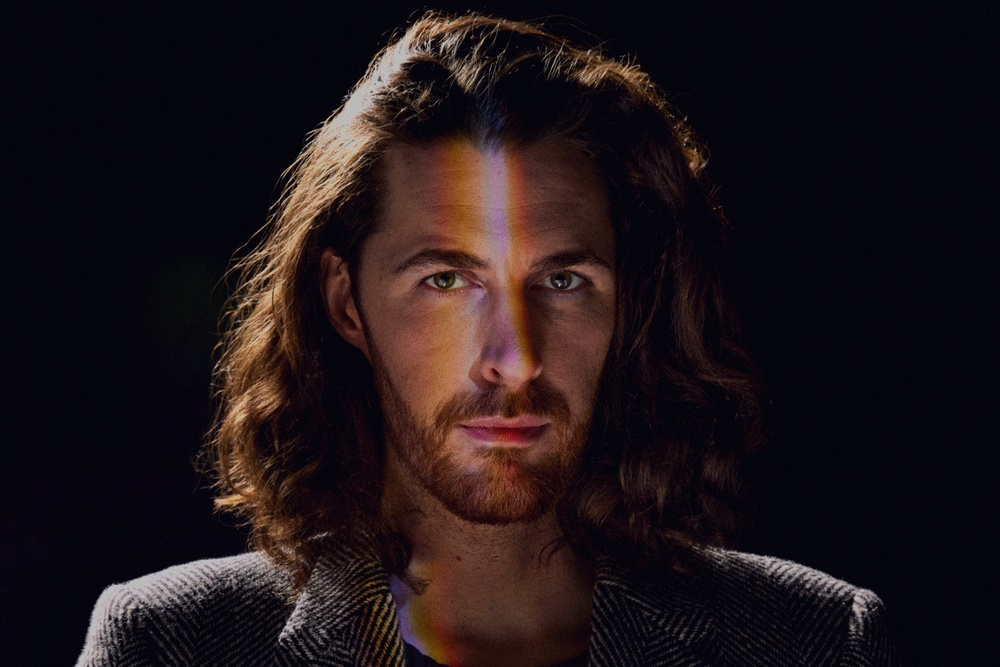
#> input picture face_attendance_project/data/train/alex/1.jpg, 1000 x 667 px, shrunk from 4770 x 3181 before the run; its folder holds only this picture in this run
$ python augment_data.py
#> lines starting #> are read from the running program, lines starting #| are printed output that depends on the picture
import cv2
import os
import numpy as np

def augment_image(image):
    aug_imgs = []

    # Flip horizontally
    aug_imgs.append(cv2.flip(image, 1))

    # Rotate slightly
    for angle in [-15, 15]:
        h, w = image.shape
        M = cv2.getRotationMatrix2D((w//2, h//2), angle, 1)
        rotated = cv2.warpAffine(image, M, (w, h))
        aug_imgs.append(rotated)

    # Brightness adjustment
    for factor in [0.8, 1.2]:  # Darker, brighter
        bright = np.clip(image * factor, 0, 255).astype(np.uint8)
        aug_imgs.append(bright)

    return aug_imgs

def augment_dataset(data_dir="data/train"):
#> called with data_dir = 'data/train'
    for label in os.listdir(data_dir):
        person_dir = os.path.join(data_dir, label)
        if not os.path.isdir(person_dir):
            continue

        print(f"📂 Augmenting for: {label}")
        for img_name in os.listdir(person_dir):
            img_path = os.path.join(person_dir, img_name)
            img = cv2.imread(img_path, cv2.IMREAD_GRAYSCALE)
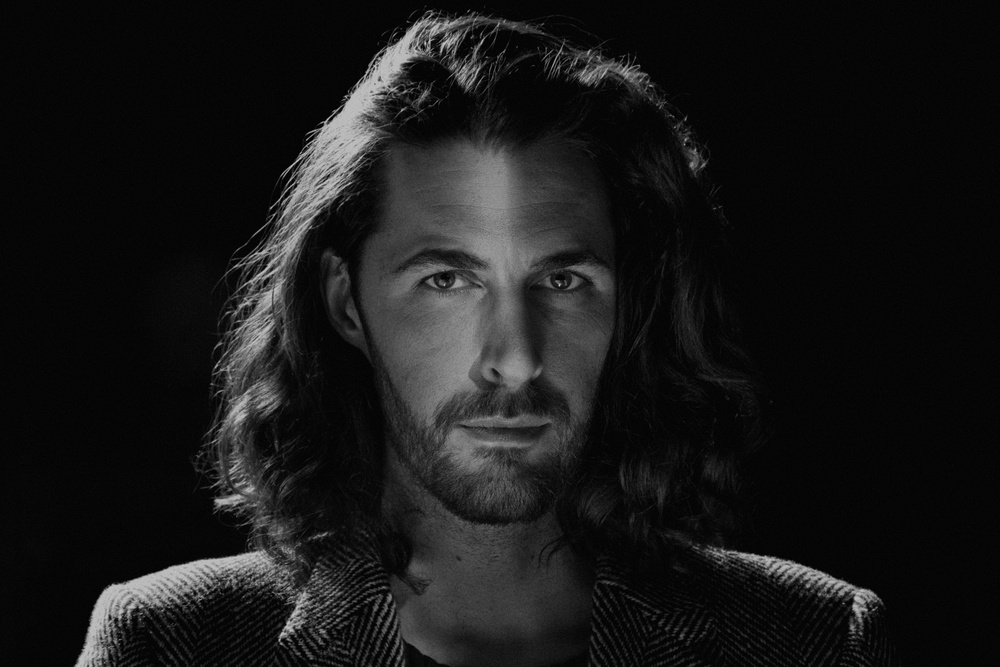
#> img: shape (667, 1000); min 0, max 204, mean 24
            if img is None:
                continue

            aug_images = augment_image(img)
#> the loop in augment_image, `for angle in [-15, 15]:` made 2 passes
#> pass 1, in augment_image, `rotated = cv2.warpAffine(image, M, (w, h))`:
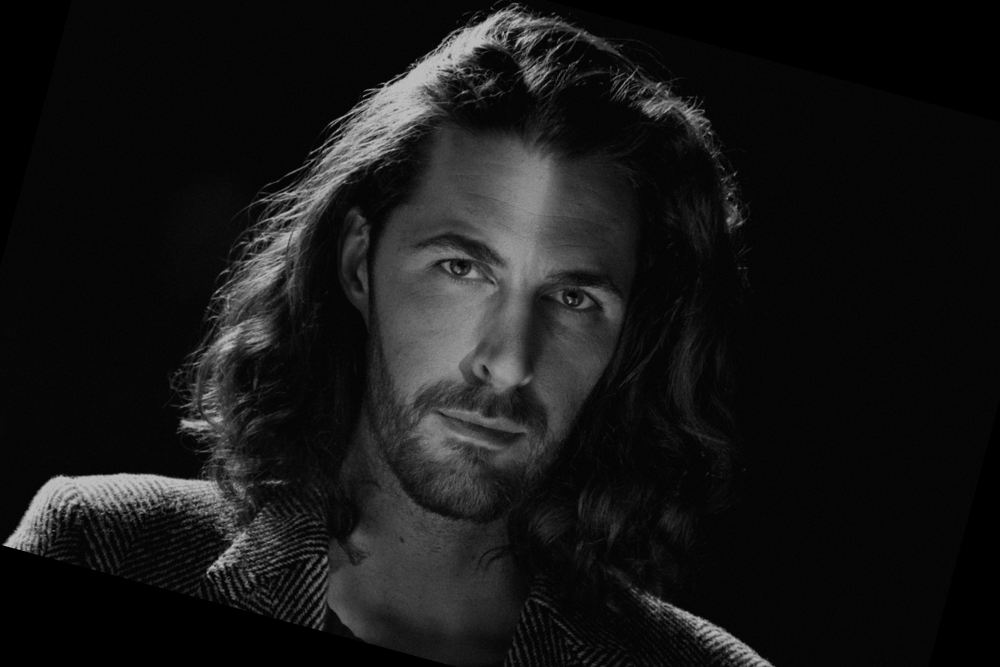
#> rotated: shape (667, 1000); min 0, max 195, mean 23
#> pass 2, in augment_image, `rotated = cv2.warpAffine(image, M, (w, h))`:
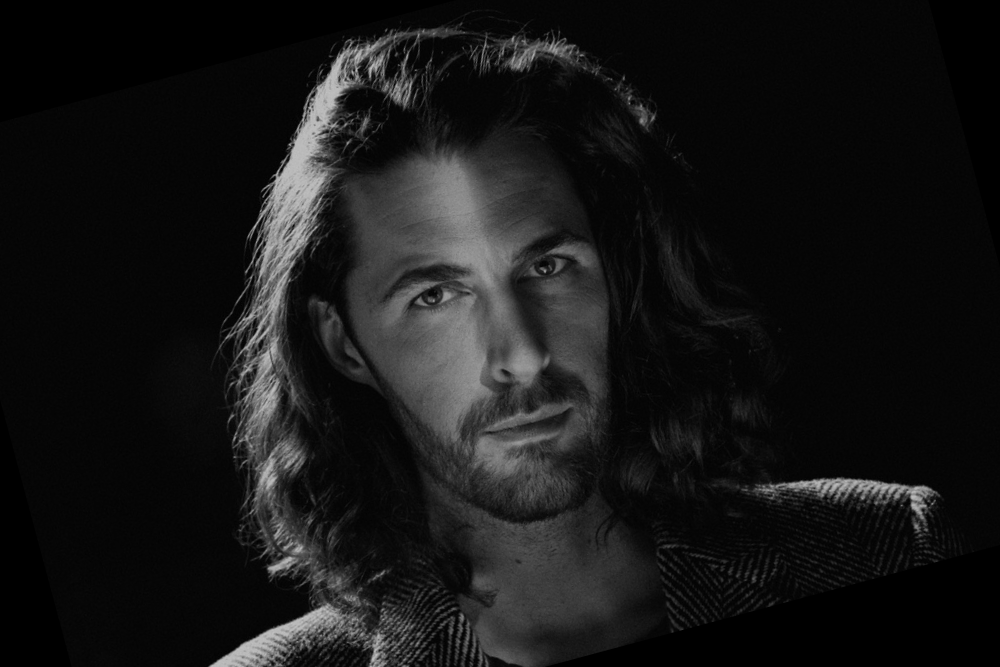
#> rotated: shape (667, 1000); min 0, max 194, mean 22.3
#> after the loop in augment_image, `for angle in [-15, 15]:`: aug_imgs = 3 items
#> the loop in augment_image, `for factor in [0.8, 1.2]:` made 2 passes
#> pass 1, in augment_image, `bright = np.clip(image * factor, 0, 255).astype(np.uint8)`:
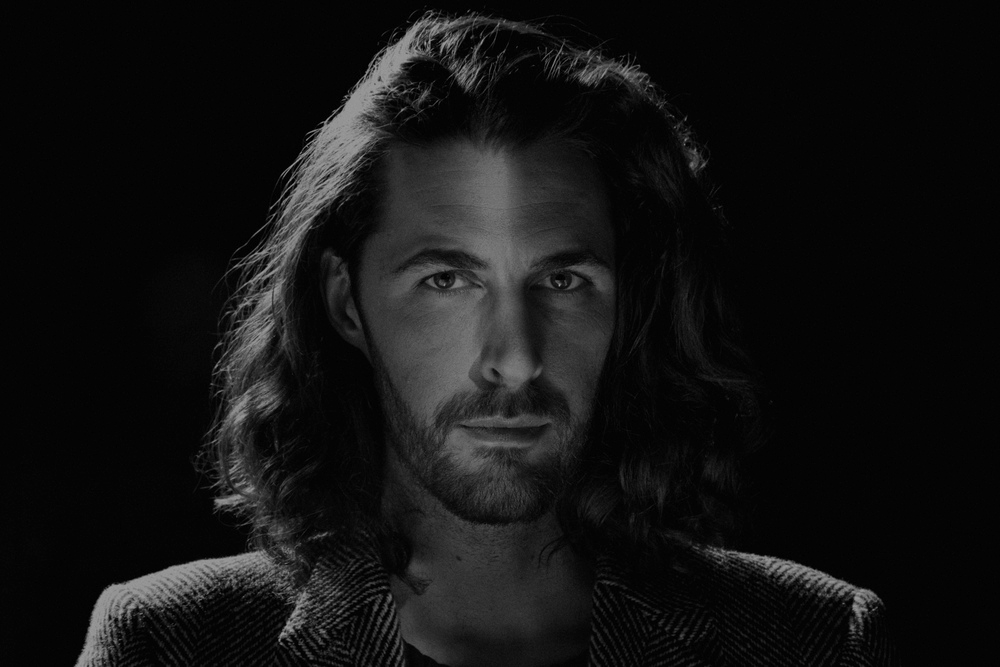
#> bright: shape (667, 1000); min 0, max 163, mean 18.8
#> pass 2, in augment_image, `bright = np.clip(image * factor, 0, 255).astype(np.uint8)`:
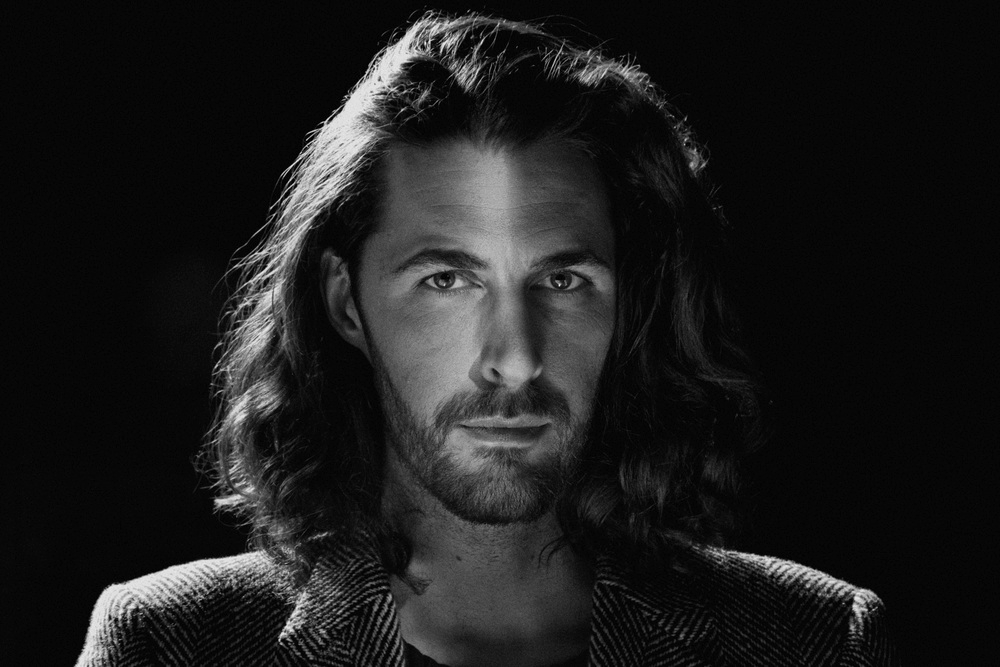
#> bright: shape (667, 1000); min 0, max 244, mean 28.4
#> after the loop in augment_image, `for factor in [0.8, 1.2]:`: aug_imgs = 5 items
#> aug_images = 5 items

            # Save augmented images
            for i, aug in enumerate(aug_images):
                out_path = os.path.join(person_dir, f"{img_name.split('.')[0]}_aug{i}.jpg")
                cv2.imwrite(out_path, aug)
#> this loop made 5 passes
#> pass 1, in augment_dataset, `cv2.imwrite(out_path, aug)`:
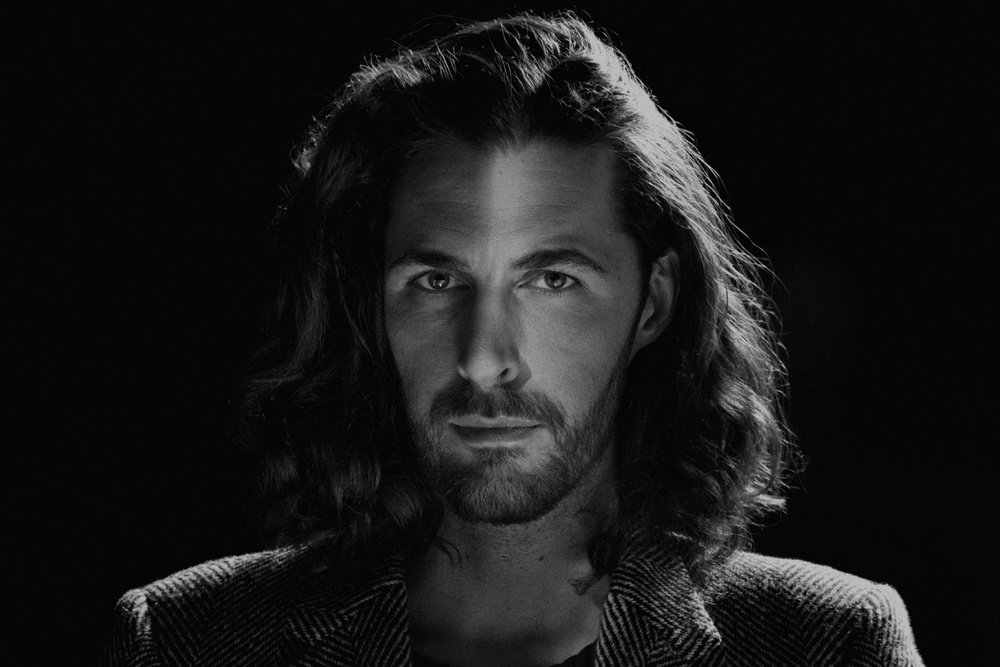
#> saved as 1_aug0.jpg: shape (667, 1000); min 0, max 204, mean 24

        print(f"✅ Done: {label}")
#> pass 2 of the loop in augment_dataset, `for label in os.listdir(data_dir):`:
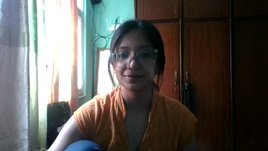
#> input picture face_attendance_project/data/train/rose/1.jpg, 268 x 151 px, shrunk from 1280 x 720 before the run
#> img: shape (151, 268)
#> the loop in augment_image (call 2), `for angle in [-15, 15]:` made 2 passes
#> M on passes 1 to 2: [[0.966, -0.259, 23.98], [0.259, 0.966, -32.13]], [[0.966, 0.259, -14.85], [-0.259, 0.966, 37.24]]
#> pass 1, in augment_image (call 2), `rotated = cv2.warpAffine(image, M, (w, h))`:
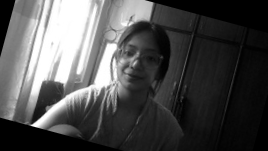
#> rotated: shape (151, 268); min 0, max 255, mean 78.7
#> after the loop in augment_image (call 2), `for angle in [-15, 15]:`: aug_imgs = 3 items
#> after the loop in augment_image (call 2), `for factor in [0.8, 1.2]:`: aug_imgs = 5 items
#> the loop in augment_dataset, `for i, aug in enumerate(aug_images):` made 5 passes
#> pass 1, in augment_dataset, `cv2.imwrite(out_path, aug)`:
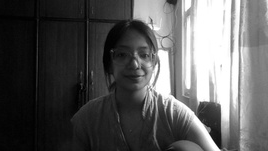
#> saved as 1_aug0.jpg: shape (151, 268); min 0, max 255, mean 89.9

if __name__ == "__main__":
    augment_dataset()
